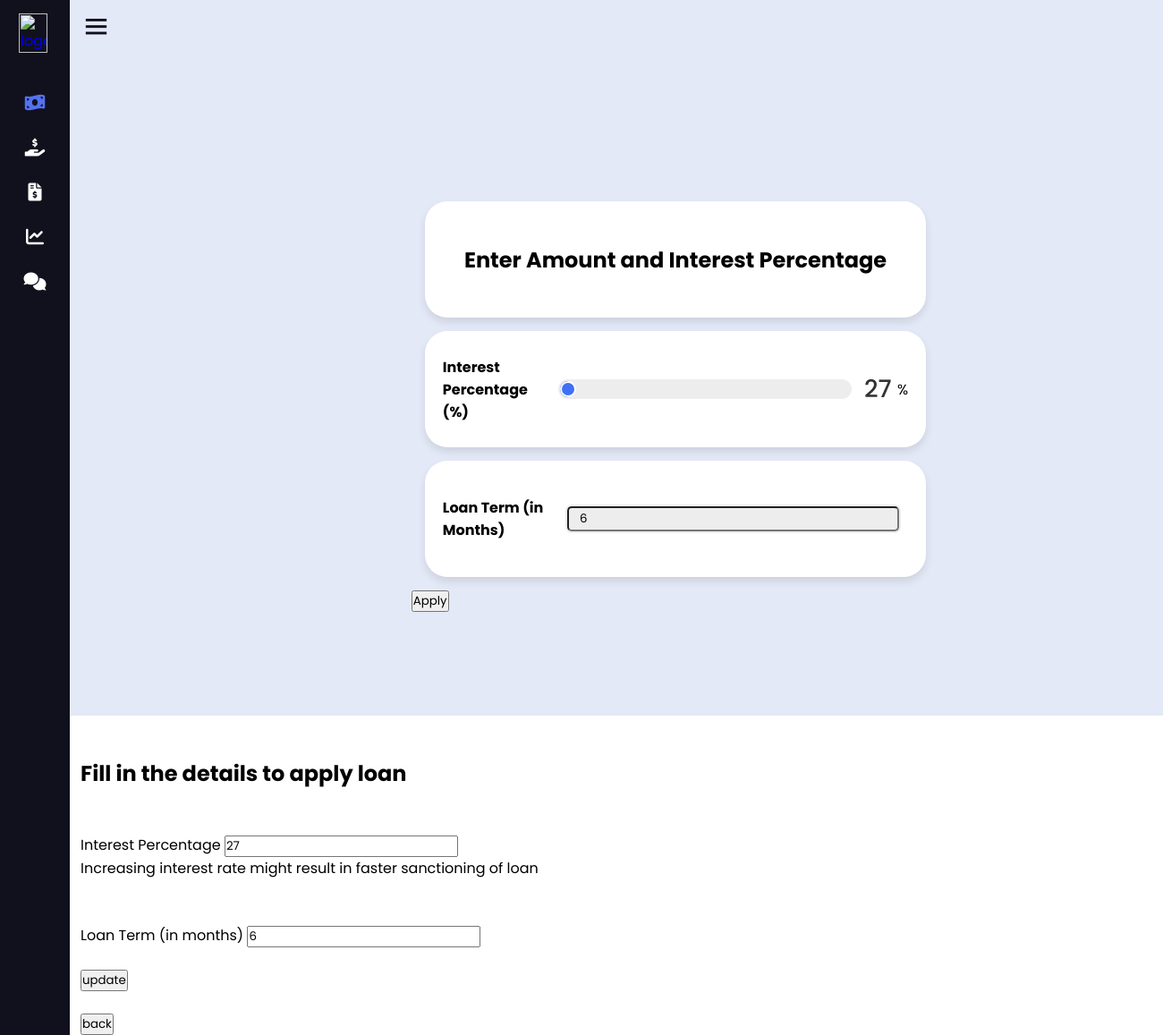
The page /updateterms/21 on the database its author committed.
### application/models.py (models this page shows)
class LoanData(models.Model):
    Borrower=models.CharField(max_length=30,default="")
    BorrowerMail=models.CharField(max_length=30,default="")
    ApplicationDate=models.DateField(default=datetime.datetime.now)
    ApplicationTime=models.TimeField(default=datetime.datetime.now)
    LoanAmount=models.IntegerField(default="")
    InterestPercentage=models.IntegerField(default="")
    TermMonths=models.IntegerField(default="")
    Monthly=models.IntegerField(default="")
    NetEarnings=models.IntegerField(default="")
    NextRepayment=models.DateField(default=datetime.datetime.now)
    Status=models.IntegerField(default="")
    Lender=models.CharField(max_length=30,default="")
    LenderMail=models.CharField(max_length=30,default="")
    SanctionDate=models.DateField(default=datetime.datetime.now)
    SanctionTime=models.TimeField(default=datetime.datetime.now)

### application/views.py (the view, shortened to what this page needs)
# urls.py: path('updateterms/<int:id>',views.updateterms,name="updateterms"),
def updateterms(request,id):
    selectedloan=LoanData.objects.get(id=id)
    return render(request,"updateterms.html",{'selectedloan':selectedloan})

### templates/updateterms.html (shortened to what this page needs)
<html lang="en">
<head>
  {% load static %}
  <link rel="stylesheet" href="https://cdnjs.cloudflare.com/ajax/libs/font-awesome/6.0.0/css/all.min.css">
  <link href='https://unpkg.com/boxicons@2.0.7/css/boxicons.min.css' rel='stylesheet'>
</head>
<body>
  <div class="sidebar close">
    <div class="logo-details">
      <a href="dashboard"><img
          src="https://firebasestorage.googleapis.com/v0/b/blog-application-16fb6.appspot.com/o/Images%2Ff6df9aba-e049-43c2-8b64-7795d71d19f9?alt=media&token=f2003e80-bd92-4f75-9e77-20de4f43a41e"
          style="height:44px; width:32px;margin-left: 21px;margin-top: 14px" alt="logo-img"></img></a>
    </div>
    <ul class="nav-links">
      <li>
        <a>
          <a href="applyloan">
            <i class='fas fa-money-bill-wave' style="color: #5372F0;"></i>
          </a>
        </a>
      </li>
      <li>
        <a>
          <a href="viewapplications">
            <i class='fas fa-hand-holding-usd'></i>
          </a>
        </a>
      </li>
      <li>
        <a>
          <a href="myloans">
            <i class='fas fa-file-invoice-dollar'></i>
          </a>
        </a>
      </li>
      <li>
        <a>
          <a href="trackrepayments">
            <i class='fas fa-chart-line'></i>
          </a>
        </a>
      </li>
      <li>
        <a>
          <a href="chat">
            <i class='fas fa-comments'></i>
          </a>
        </a>
      </li>
      <li>
        <div class="profile-details">
        </div>
      </li>
    </ul>
  </div>
  <section class="home-section">
    <div class="home-content">
      <i class='bx bx-menu'></i>
    </div>
    <div class="container">
      <div class="left">
        <div class="wrapper">
          <h2>Enter Amount and Interest Percentage</h2>
        </div>
        <form action="" method="POST">
          <div class="wrapper">
            <label for="interest"><b>Interest Percentage (%)</b></label><br>
            <input type="range" name="interestpercentage" id="interest" min="{{selectedloan.InterestPercentage}}"
              step="1" max="40" value="{{selectedloan.InterestPercentage}}" class="input">
            <span class=" slide-value">{{selectedloan.InterestPercentage}}</span>%
          </div>
          <div class="wrapper">
            <label for="termmonths"><b>Loan Term (in Months)</b></label><br>
            <input type="text" name="termmonths" id="principalamount" value="{{selectedloan.TermMonths}}" class="text"
              style="padding: 12px; border-radius: 5px;">
          </div>
          <input type="submit" value="Apply">
        </form>
      </div>
    </div>
    <h2>Fill in the details to apply loan</h2>
    <br><br>
    <form action="" method="POST">
      Interest Percentage <input type="text" name="interestpercentage" value="{{selectedloan.InterestPercentage}}">
      <p>Increasing interest rate might result in faster sanctioning of loan</p>
      <br><br>
      Loan Term (in months) <input type="text" name="termmonths" value="{{selectedloan.TermMonths}}"><br><br>
      <input type="submit" value="update"><br><br>
    </form>
    <a href="dashboard"><button>back</button></a>
  </section>
</body>
</html>

### templates/updateterms.html (style rules this page uses)
* { margin: 0; padding: 0; box-sizing: border-box; font-family: 'Poppins', sans-serif; }
body { overflow: hidden; min-height: 100vh; position: relative; background: url('https://i.ibb.co/fvDfF8t/background.png'); background-size: cover; background-repeat: no-repeat; background-position: top center; font-family: 'Ubuntu', sans-serif; }
.sidebar { position: fixed; top: 0; left: 0; height: 100%; width: 260px; background: #11101d; z-index: 100; transition: all 0.5s ease; }
.sidebar.close { width: 78px; }
.sidebar .logo-details { height: 60px; width: 100%; display: flex; align-items: center; }
.sidebar .nav-links { height: 100%; padding: 30px 0 150px 0; overflow: auto; }
.sidebar.close .nav-links { overflow: visible; }
.sidebar .nav-links li { position: relative; list-style: none; transition: all 0.4s ease; }
.sidebar .nav-links li i { height: 50px; min-width: 78px; text-align: center; line-height: 50px; color: #fff; font-size: 20px; cursor: pointer; transition: all 0.3s ease; }
.sidebar .nav-links li a { display: flex; align-items: center; text-decoration: none; }
.sidebar .profile-details { position: fixed; bottom: 0; width: 260px; display: flex; align-items: center; justify-content: space-between; background: #1d1b31; padding: 12px 0; transition: all 0.5s ease; }
.sidebar.close .profile-details { background: none; }
.sidebar.close .profile-details { width: 78px; }
.home-section { position: relative; background: #E4E9F7; height: 100vh; left: 260px; width: calc(100% - 260px); transition: all 0.5s ease; padding: 12px; }
.sidebar.close~.home-section { left: 78px; width: calc(100% - 78px); }
.home-content { display: flex; align-items: center; flex-wrap: wrap; }
.home-section .home-content .bx-menu, .home-section .home-content .text { color: #11101d; font-size: 35px; }
.home-section .home-content .bx-menu { cursor: pointer; margin-right: 10px; }
.wrapper { display: flex; align-items: center; justify-content: center; height: 130px; margin: 15px; max-width: 600px; width: 100%; padding: 0 20px; border-radius: 25px; background: #fff; box-shadow: 0 5px 10px rgba(0, 0, 0, 0.1); }
.wrapper input { max-width: 400px; width: 100%; margin: 0 10px; appearance: none; height: 18px; border-radius: 25px; background-color: #ededed; box-shadow: 0 0 0 2px #ededed; overflow: hidden; cursor: pointer; }
.wrapper .slide-value { font-size: 27px; font-weight: 500; color: #333; width: 70px; text-align: center; }
.text { appearance: none; }
.container { display: flex; align-items: center; justify-content: space-evenly; padding: 0 30px; width: 100vw; min-height: 100vh; overflow: hidden; }

### rows shown on the page
LoanData: interestpercentage "27", InterestPercentage "27", termmonths "6"
